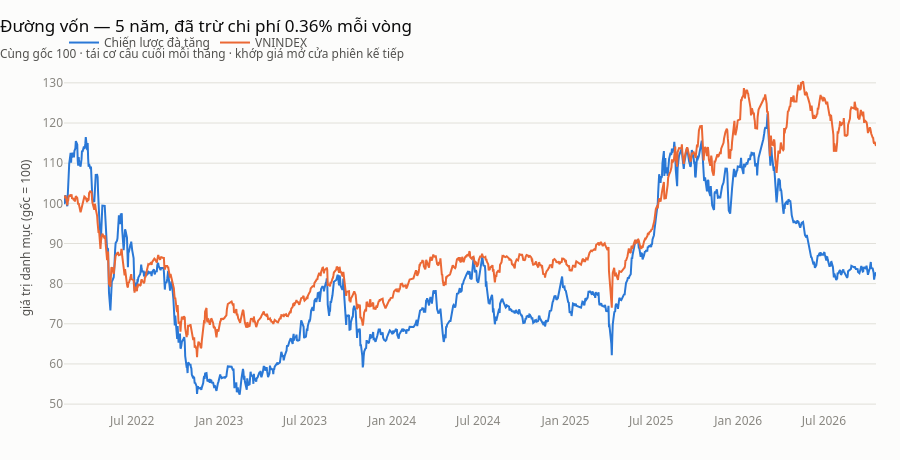

Notebook code cell kept with this figure:
### Markdown cell above
**Chiến lược thua.** CAGR âm trong khi VNINDEX dương, biến động cao hơn chỉ số
gần một nửa (28% so với 19,6%), sụt sâu nhất 55% trong khi chỉ số chỉ sụt 40%.

Đây là kết quả tôi giữ nguyên chứ không đi chỉnh tham số cho tới khi nó đẹp —
và nó có ích hơn một đường vốn dốc lên. Phần còn lại của notebook cho thấy
chính chiến lược thua này **trông có lãi** khi đo bằng phương pháp cẩu thả.

Vì sao đà tăng thuần thua ở đây? Rổ 15 mã đà tăng mạnh nhất toàn sàn thường là
các mã vừa chạy nóng, biến động cao; tái cơ cấu hàng tháng thì mua đúng lúc đà
đã cạn và bán đúng lúc nó bắt đầu lại. Đà tăng hoạt động tốt hơn ở khung dài
hơn, có bộ lọc chất lượng, và có luật cắt lỗ — tức là **thêm ba quyết định
nữa**, mỗi cái lại là một cơ hội để overfit.

### Code cell
von_cl = (1 + dung["loi_suat"]).cumprod() * 100
von_chuan = (1 + ls_chuan.reindex(dung["loi_suat"].index).fillna(0)).cumprod() * 100

so_sanh = pd.concat(
    [
        pd.DataFrame({"date": von_cl.index, "von": von_cl.values, "duong": "Chiến lược đà tăng"}),
        pd.DataFrame({"date": von_chuan.index, "von": von_chuan.values, "duong": "VNINDEX"}),
    ]
)

duong(
    so_sanh,
    x="date",
    y="von",
    theo="duong",
    tieu_de=f"Đường vốn — {SO_NAM} năm, đã trừ chi phí {2 * CHI_PHI_MOT_CHIEU:.2%} mỗi vòng",
    phu_de="Cùng gốc 100 · tái cơ cấu cuối mỗi tháng · khớp giá mở cửa phiên kế tiếp",
    nhan_y="giá trị danh mục (gốc = 100)",
)

### Figure 1 — Plotly figure (JSON) as saved in the notebook; plotly's stock layout.template omitted (floating-point values rounded to 4 significant figures; data arrays with more than 128 entries replaced by an {"elided": "..."} marker saying what was removed)
{"data": [{"hovertemplate": "%{y:,.2f}<extra>%{fullData.name}</extra>", "line": {"color": "#2a78d6", "width": 2}, "mode": "lines", "name": "Chiến lược đà tăng", "type": "scatter", "x": {"elided": "1173 str values"}, "y": {"elided": "1173 float values"}}, {"hovertemplate": "%{y:,.2f}<extra>%{fullData.name}</extra>", "line": {"color": "#eb6834", "width": 2}, "mode": "lines", "name": "VNINDEX", "type": "scatter", "x": {"elided": "1173 str values"}, "y": {"elided": "1173 float values"}}], "layout": {"height": 460, "hovermode": "x unified", "showlegend": true, "title": {"text": "Đường vốn — 5 năm, đã trừ chi phí 0.36% mỗi vòng<br><sub style='color:#52514e'>Cùng gốc 100 · tái cơ cấu cuối mỗi tháng · khớp giá mở cửa phiên kế tiếp</sub>"}, "yaxis": {"title": {"text": "giá trị danh mục (gốc = 100)"}}}}
